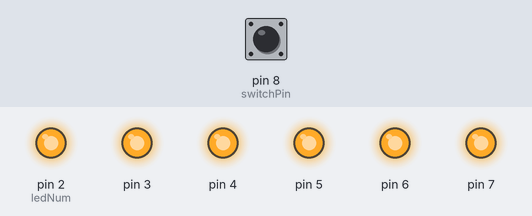
The sketch below on a simulated Arduino Uno, built with avr-gcc and run on an emulated ATmega328P. Shown: output pins drawn as LEDs (lit = HIGH). Inputs (shaded band) come from the test bench; at power-on: pin 8 (switchPin) LOW. What the sketch prints to the serial monitor is not drawn.

Above: at 7.4 s.
7.5 s: pin 8 (switchPin) pulled HIGH for 0.15 s
At 8.1 s:
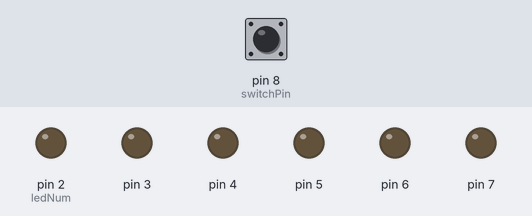
At 11.3 s:
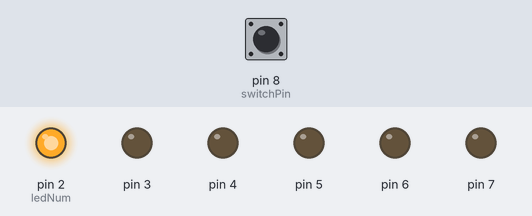
Timing chart, 0 to 17.2 s (numbered marks = the images above; inputs shaded):
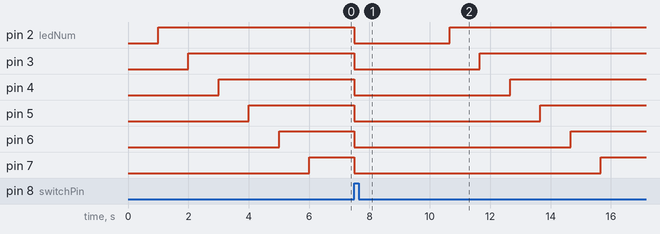

Measured:
- after the input at 7.5 s, pin 2 (ledNum): HIGH → LOW at once, → HIGH 3.2 s later; pin 3: HIGH → LOW at once, → HIGH 4.2 s later; pin 4: HIGH → LOW at once, → HIGH 5.2 s later; pin 5: HIGH → LOW at once, → HIGH 6.2 s later; pin 6: HIGH → LOW at once, → HIGH 7.2 s later

The sketch:

digital_hourglass.ino
```cpp
int switchPin = 8;
int switchState = 0;
int lastSwitchState = 0;
int ledNum = 2;
  long previousTime = 0;

long intervalLedOn = 1000;
void setup() {
  for(int i = 2; i < 8; i++){
    pinMode(i, OUTPUT);
    digitalWrite(i, LOW);
  }
  pinMode(switchPin, INPUT);
   Serial.begin(9600);
}

void loop() {


  long currentTime = millis();


  if(currentTime - previousTime > intervalLedOn){ //if the time that has passed MINUS the last time we changed an LED is bigger than the specified time
    previousTime = currentTime;
    digitalWrite(ledNum, HIGH);
    ledNum++;
  }

  if(ledNum == 8){
    ledNum = 0;
  }

  switchState = digitalRead(switchPin);
  Serial.println(switchState);

  if(switchState != lastSwitchState){
    for(int i = 2; i < 8; i++){
      digitalWrite(i,LOW);
      ledNum = 0;
    }

    previousTime = currentTime;
  }

  lastSwitchState = switchState;

}
```
